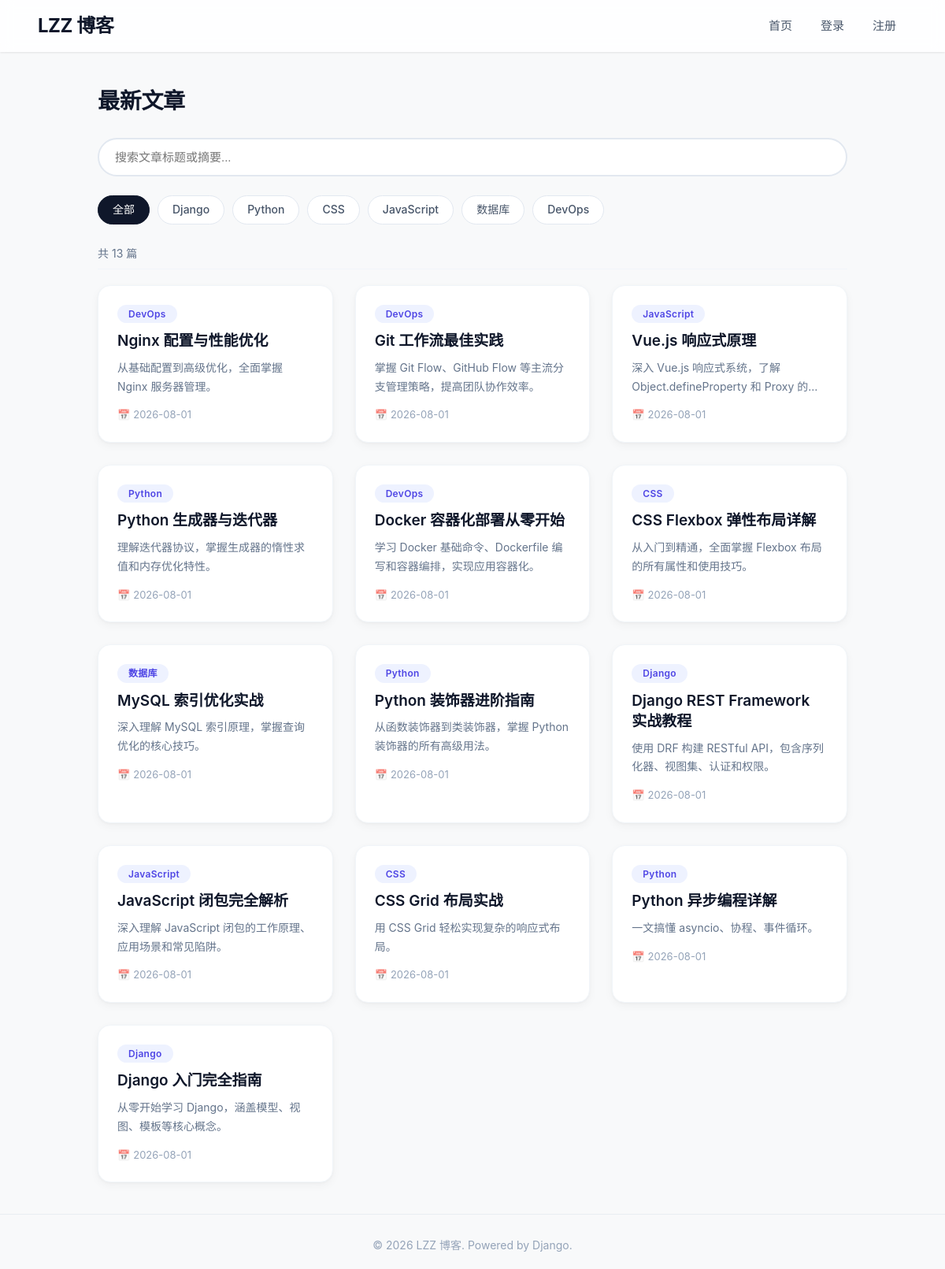
The page / on the database its author committed.
### blog/models.py (models this page shows, shortened)
class Category(models.Model):
    name = models.CharField('分类名', max_length=50, unique=True)
    slug = models.SlugField('URL标识', max_length=50, unique=True)
    class Meta:
        verbose_name = '分类'
        verbose_name_plural = '分类'

class Post(models.Model):
    title = models.CharField('标题', max_length=200)
    slug = models.SlugField('URL标识', max_length=200, unique=True)
    summary = models.TextField('摘要', blank=True)
    content = models.TextField('正文')
    category = models.ForeignKey(
        Category,
        on_delete=models.CASCADE,
        verbose_name='分类',
        related_name='posts'
    )
    favorites = models.ManyToManyField(
        User,
        related_name='favorite_posts',
        verbose_name='收藏者',
        blank=True
    )
    created_at = models.DateTimeField('创建时间', auto_now_add=True)
    updated_at = models.DateTimeField('更新时间', auto_now=True)
    class Meta:
        verbose_name = '文章'
        verbose_name_plural = '文章'
        ordering = ['-created_at']

### blog/views.py (the view)
# urls.py: path('', views.index, name='index'),
def index(request):
    posts = Post.objects.all().order_by('-created_at')
    category_slug = request.GET.get('category', '')
    keyword = request.GET.get('q', '')
    if category_slug:
        posts = posts.filter(category__slug=category_slug)
    if keyword:
        posts = posts.filter(
            Q(title__icontains=keyword) | Q(summary__icontains=keyword)
        )
    categories = Category.objects.all()
    context = {
        'posts': posts,
        'categories': categories,
        'category_slug': category_slug,
        'keyword': keyword,
        'title': 'LZZ 博客 - 首页',
    }
    return render(request, 'blog/index.html', context)

### blog/templates/blog/index.html (shortened to what this page needs)
{% extends 'blog/base.html' %}
{% block content %}
<h2 class="section-title">最新文章</h2>
<div class="search-bar">
  <form method="get" action="{% url 'blog:index' %}">
    <input
      type="text"
      name="q"
      value="{{ keyword }}"
      placeholder="搜索文章标题或摘要..."
      class="search-input"
      />
  </form>
</div>
<div class="category-bar">
  <a href="{% url 'blog:index' %}"
    class="{% if not category_slug %}active{% endif %}">全部</a>
  {% for cat in categories %}
  <a href="{% url 'blog:index' %}?category={{ cat.slug }}{% if keyword %}&q={{ keyword }}{% endif %}"
    class="{% if category_slug == cat.slug %}active{% endif %}">
    {{ cat.name }}
  </a>
  {% endfor %}
</div>
<p class="result-info">
  共 {{ posts.count }} 篇
</p>
{% if posts %}
<div class="article-grid">
  {% for post in posts %}
  <div class="article-card">
    <a href="{% url 'blog:post_detail' post.pk %}" class="card-link">
      <div class="card-content">
        <span class="card-category">{{ post.category.name }}</span>
        <h3>{{ post.title }}</h3>
        <p>{{ post.summary|truncatechars:80 }}</p>
        <div class="card-footer">
          <span class="card-date">{{ post.created_at|date:"Y-m-d" }}</span>
        </div>
      </div>
    </a>
  </div>
  {% endfor %}
</div>
{% else %}
<p class="empty-tip">没有找到匹配的文章</p>
{% endif %}
{% endblock %}

### blog/templates/blog/base.html (shortened to what this page needs)
<!DOCTYPE html>
<html lang="zh-CN">
<head>
</head>
<body>
<header class="navbar">
    <a href="/" class="logo">LZZ 博客</a>
    <nav>
        <a href="{% url 'blog:index' %}">首页</a>
        {% if user.is_authenticated %}
        <span class="user-name">{{ user.username }}</span>
        <form action="{% url 'blog:logout' %}" method="post" style="display: inline;">
            {% csrf_token %}
            <button type="submit" class="logout-btn">登出</button>
        </form>
        {% else %}
        <a href="{% url 'blog:login' %}">登录</a>
        <a href="{% url 'blog:register' %}">注册</a>
        {% endif %}
    </nav>
</header>
<main class="container">
    {% block content %}{% endblock %}
</main>
<footer class="footer">
    <p>© 2026 LZZ 博客. Powered by Django.</p>
</footer>
</body>
</html>

### blog/templates/blog/base.html (style rules this page uses)
* { margin: 0; padding: 0; box-sizing: border-box; }
body { font-family: -apple-system, BlinkMacSystemFont, 'Segoe UI', Roboto, 'Helvetica Neue', sans-serif; background: #f8f9fa; color: #1e293b; line-height: 1.6; }
.navbar { display: flex; justify-content: space-between; align-items: center; padding: 14px 48px; background: #ffffff; box-shadow: 0 1px 3px rgba(0, 0, 0, 0.06), 0 1px 2px rgba(0, 0, 0, 0.04); position: sticky; top: 0; z-index: 100; backdrop-filter: blur(8px); background: rgba(255, 255, 255, 0.85); }
.navbar .logo { font-size: 24px; font-weight: 700; color: #0f172a; text-decoration: none; letter-spacing: -0.5px; transition: color 0.2s; }
.navbar nav { display: flex; align-items: center; gap: 8px; }
.navbar nav a { padding: 6px 14px; text-decoration: none; color: #475569; font-size: 15px; font-weight: 500; border-radius: 30px; transition: all 0.2s; }
.container { max-width: 1000px; margin: 40px auto; padding: 0 24px; }
.footer { text-align: center; padding: 28px 20px 18px; color: #94a3b8; font-size: 14px; border-top: 1px solid #e9edf2; margin-top: 40px; }
.section-title { font-size: 28px; font-weight: 700; letter-spacing: -0.3px; margin-bottom: 24px; color: #0f172a; }
.article-grid { display: grid; grid-template-columns: repeat(auto-fill, minmax(280px, 1fr)); gap: 28px; }
.article-card { background: #ffffff; border-radius: 16px; overflow: hidden; box-shadow: 0 4px 12px rgba(0, 0, 0, 0.04), 0 1px 3px rgba(0, 0, 0, 0.03); transition: transform 0.25s ease, box-shadow 0.3s ease; border: 1px solid #f1f5f9; }
.card-content { padding: 22px 24px 24px; }
.card-category { display: inline-block; padding: 2px 14px; background: #eef2ff; color: #4f46e5; border-radius: 30px; font-size: 12px; font-weight: 600; letter-spacing: 0.3px; margin-bottom: 10px; }
.article-card h3 { font-size: 19px; font-weight: 600; margin-bottom: 8px; color: #0f172a; line-height: 1.4; }
.article-card p { font-size: 14px; color: #64748b; line-height: 1.7; margin-bottom: 14px; display: -webkit-box; -webkit-line-clamp: 2; -webkit-box-orient: vertical; overflow: hidden; }
.card-date { font-size: 13px; color: #94a3b8; display: flex; align-items: center; gap: 4px; }
.card-date::before { content: "📅"; font-size: 13px; opacity: 0.7; }
.search-bar { margin-bottom: 24px; position: relative; }
.search-input { width: 100%; padding: 14px 48px 14px 20px; border: 2px solid #e2e8f0; border-radius: 40px; font-size: 15px; background: #ffffff; outline: none; transition: border-color 0.25s, box-shadow 0.25s; font-weight: 400; }
.category-bar { display: flex; gap: 10px; margin-bottom: 18px; flex-wrap: wrap; }
.category-bar a { padding: 6px 18px; border: 1.5px solid #e2e8f0; border-radius: 30px; text-decoration: none; color: #475569; font-size: 14px; font-weight: 500; transition: all 0.2s; background: #ffffff; }
.category-bar a.active { background: #0f172a; color: #ffffff; border-color: #0f172a; }
.result-info { color: #64748b; font-size: 14px; margin-bottom: 20px; padding: 8px 0; border-bottom: 1px solid #f1f5f9; }
.card-link { text-decoration: none; color: inherit; display: block; }
.card-footer { display: flex; justify-content: space-between; align-items: center; margin-top: 10px; }

### rows shown on the page
Category: name "Django"
Category: name "Python"
Category: name "CSS"
Category: name "JavaScript"
Category: name "数据库"
Category: name "DevOps"
Post: category.name "DevOps", title "Nginx 配置与性能优化", summary "从基础配置到高级优化，全面掌握 Nginx 服务器管理。", created_at "2026-08-01"
Post: category.name "DevOps", title "Git 工作流最佳实践", summary "掌握 Git Flow、GitHub Flow 等主流分支管理策略，提高团队协作效率。", created_at "2026-08-01"
Post: category.name "JavaScript", title "Vue.js 响应式原理", summary "深入 Vue.js 响应式系统，了解 Object.defineProperty 和…", created_at "2026-08-01"
Post: category.name "Python", title "Python 生成器与迭代器", summary "理解迭代器协议，掌握生成器的惰性求值和内存优化特性。", created_at "2026-08-01"
Post: category.name "DevOps", title "Docker 容器化部署从零开始", summary "学习 Docker 基础命令、Dockerfile 编写和容器编排，实现应用容器化。", created_at "2026-08-01"
Post: category.name "CSS", title "CSS Flexbox 弹性布局详解", summary "从入门到精通，全面掌握 Flexbox 布局的所有属性和使用技巧。", created_at "2026-08-01"
Post: category.name "数据库", title "MySQL 索引优化实战", summary "深入理解 MySQL 索引原理，掌握查询优化的核心技巧。", created_at "2026-08-01"
Post: category.name "Python", title "Python 装饰器进阶指南", summary "从函数装饰器到类装饰器，掌握 Python 装饰器的所有高级用法。", created_at "2026-08-01"
Post: category.name "Django", title "Django REST Framework 实战教程", summary "使用 DRF 构建 RESTful API，包含序列化器、视图集、认证和权限。", created_at "2026-08-01"
Post: category.name "JavaScript", title "JavaScript 闭包完全解析", summary "深入理解 JavaScript 闭包的工作原理、应用场景和常见陷阱。", created_at "2026-08-01"
Post: category.name "CSS", title "CSS Grid 布局实战", summary "用 CSS Grid 轻松实现复杂的响应式布局。", created_at "2026-08-01"
Post: category.name "Python", title "Python 异步编程详解", summary "一文搞懂 asyncio、协程、事件循环。", created_at "2026-08-01"
Post: category.name "Django", title "Django 入门完全指南", summary "从零开始学习 Django，涵盖模型、视图、模板等核心概念。", created_at "2026-08-01"

### other values the page prints
{{ posts.count }} "13"
